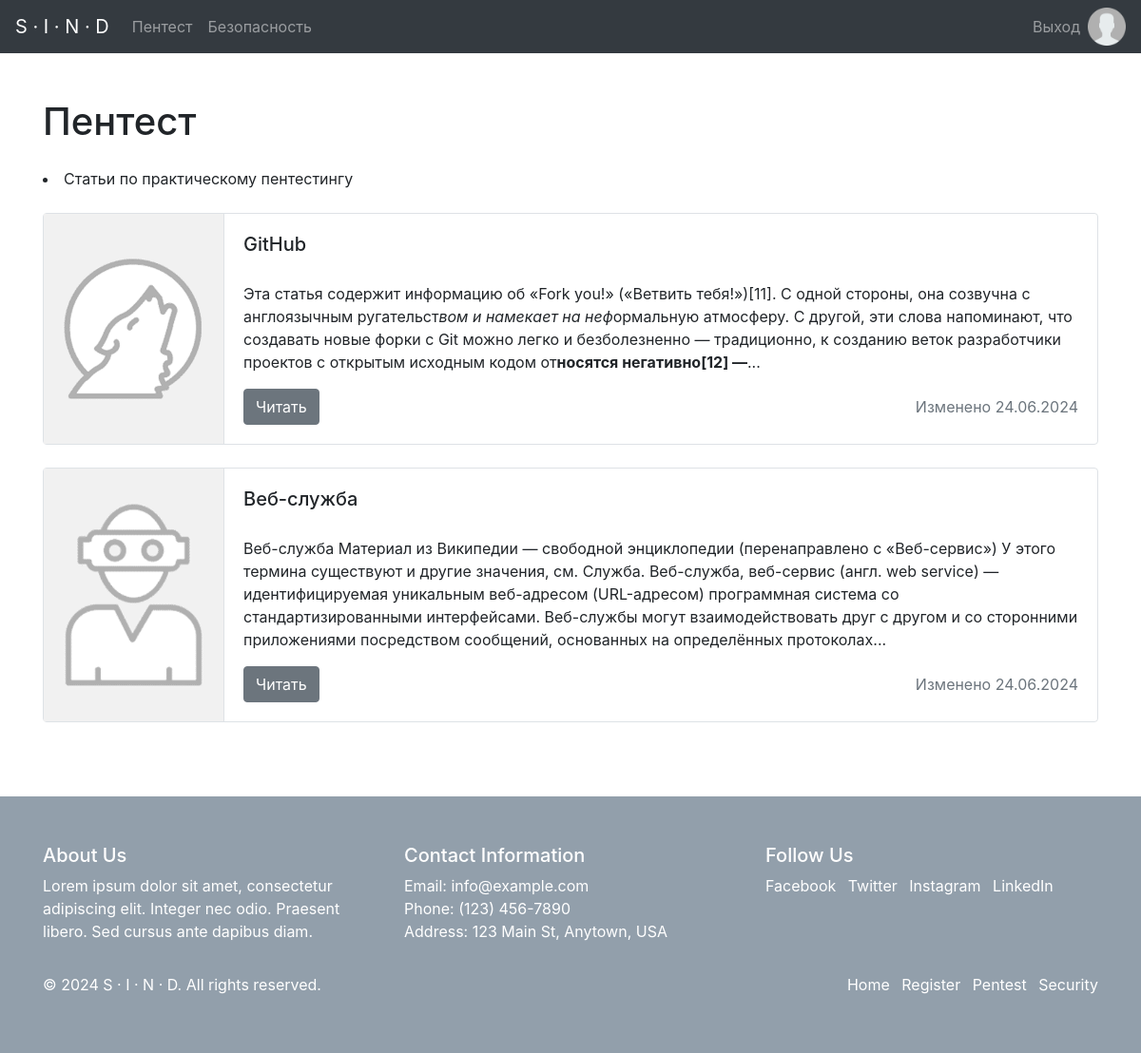
Screenshot of /pentest/ (signed in) with the database file from the repository.
### blog/models.py (models this page shows, shortened)
class Post(models.Model):
    title = models.CharField(max_length=200)
    content = RichTextField()  # текстовое поля расширеного функционала, позволяет ХРАНИТЬ в этом поле таблици БД форматированный текст и изображения (курсив, добавлять картинки, жирность текста и т.д.)
    created_at = models.DateTimeField(auto_now_add=True)
    updated_at = models.DateTimeField(default=timezone.now)
    category = models.ForeignKey('Category', related_name='posts', on_delete=models.CASCADE, default=1)  # default=1 указывает на первую категорию
    image = models.ImageField(upload_to='post_images/', blank=True, null=True)  # Поле для изображения
    def get_excerpt(self, num_words=50):
        words = self.content.split()[:num_words]
        if len(self.content.split()) > num_words:
            return remove_images(' '.join(words) + '...')
        return remove_images(' '.join(words))

### blog/views.py (the view)
# urls.py: path('pentest/', views.pentest, name='pentest'),
def pentest(request):
    pentest_category = Category.objects.get(name='pentest')
    posts = pentest_category.posts.all()
    return render(request, 'blog/pentest.html', {'posts': posts})

### blog/models.py (called while the page is built)
@register.filter
def remove_images(value):
    img_pattern = r'<img.*?>'
    return re.sub(img_pattern, '', value)

### blog/templates/blog/pentest.html (shortened to what this page needs)
{% extends 'blog/base.html' %}
{% load static %}
{% block import %}
    <link rel="stylesheet" href="{% static 'blog/css/categories.css' %}">
{% endblock %}
{% block content %}
<h1 class="mt-5 mb-4">Пентест</h1>
<li>Статьи по практическому пентестингу</li>
<br>
<div class="row">
    <div class="col-md-12">
        {% for post in posts %}
        <div class="d-flex mb-4 post-container img-thumbnail">
            {% if post.image %}
            <div class="post-image-container">
                <img src="{{ post.image.url }}" class="post-image">
            </div>
            {% endif %}
            <div style="flex-grow: 1;">
                <div class="card-body">
                    <h5 class="card-title">{{ post.title }}</h5>
                    <p class="card-text">{{ post.get_excerpt|safe }}</p>
                    <div class="d-flex justify-content-between align-items-center">
                        <a href="{% url 'post_detail' pk=post.pk %}" class="btn btn-secondary">Читать</a>
                        <p class="text-muted m-0">Изменено {{ post.created_at|date:"d.m.Y" }}</p>
                    </div>
                </div>
            </div>
        </div>
        {% empty %}
        <p>Статьи по данной теме не найдены</p><br>
        <p>P.S. возможно проблемы с базой данных. Попробуй попозже :))</p>
        {% endfor %}
    </div>
</div>
{% endblock %}

### blog/templates/blog/base.html (shortened to what this page needs)
<!DOCTYPE html>
<html lang="en">
<head>
    {% load static %}
    <link rel="stylesheet" href="https://stackpath.bootstrapcdn.com/bootstrap/4.5.2/css/bootstrap.min.css">
    {% block import %}{% endblock %}
</head>
<body>
    <nav class="navbar navbar-expand-lg navbar-dark bg-dark">
        <a class="navbar-brand" href="{% url 'home' %}">S · I · N · D</a>
        <div class="collapse navbar-collapse" id="navbarSupportedContent">
            <ul class="navbar-nav mr-auto">
                <li class="nav-item">
                    <a class="nav-link" href="{% url 'pentest' %}">Пентест</a>
                </li>
                <li class="nav-item">
                    <a class="nav-link" href="{% url 'security' %}">Безопасность</a>
                </li>
            </ul>
            <ul class="navbar-nav ml-auto align-items-center">
                {% if user.is_authenticated %}
                    <li class="nav-item">
                        <a class="nav-link" href="{% url 'logout' %}">Выход</a>
                    </li>
                    <li class="nav-item">
                        <a class="nav-link" href="{% url 'profile' %}" style="padding: 0;">
                            {% load static %}
                            {% if user.profile.image %}
                                <img src="{{ user.profile.image.url }}" alt="Профильное изображение"
                                     style="height: 40px; width: 40px; object-fit: cover;">
                            {% else %}
                                <img src="{% static 'blog/images/default_profile.png' %}" alt="Профильное изображение"
                                     style="height: 40px; width: 40px; object-fit: cover;">
                            {% endif %}
                        </a>
                    </li>
                {% endif %}
            </ul>
        </div>
    </nav>
    <div class="container mt-4" style="padding-bottom: 30px;">
        {% block content %}
        {% endblock %}
    </div>
    <footer class="text-white mt-4" style="background-color: #929FAB;">
        <div class="container" style="padding-top: 50px; padding-bottom: 60px;">
            <div class="row">
                <div class="col-md-4">
                    <h5>About Us</h5>
                    <p>Lorem ipsum dolor sit amet, consectetur adipiscing elit. Integer nec odio. Praesent libero. Sed cursus ante dapibus diam.</p>
                </div>
                <div class="col-md-4">
                    <h5>Contact Information</h5>
                    <ul class="list-unstyled">
                        <li>Email: info@example.com</li>
                        <li>Phone: (123) 456-7890</li>
                        <li>Address: 123 Main St, Anytown, USA</li>
                    </ul>
                </div>
                <div class="col-md-4">
                    <h5>Follow Us</h5>
                    <ul class="list-inline">
                        <li class="list-inline-item"><a href="#" class="text-white">Facebook</a></li>
                        <li class="list-inline-item"><a href="#" class="text-white">Twitter</a></li>
                        <li class="list-inline-item"><a href="#" class="text-white">Instagram</a></li>
                        <li class="list-inline-item"><a href="#" class="text-white">LinkedIn</a></li>
                    </ul>
                </div>
            </div>
            <div class="row mt-3">
                <div class="col-md-6">
                    <p class="mb-0">&copy; 2024 S · I · N · D. All rights reserved.</p>
                </div>
                <div class="col-md-6 text-md-right">
                    <ul class="list-inline mb-0">
                        <li class="list-inline-item"><a href="{% url 'home' %}" class="text-white">Home</a></li>
                        <li class="list-inline-item"><a href="{% url 'register' %}" class="text-white">Register</a></li>
                        <li class="list-inline-item"><a href="{% url 'pentest' %}" class="text-white">Pentest</a></li>
                        <li class="list-inline-item"><a href="{% url 'security' %}" class="text-white">Security</a></li>
                    </ul>
                </div>
            </div>
        </div>
    </footer>
</body>
</html>

### blog/static/blog/css/categories.css (style rules this page uses)
.post-image-container { flex: 0 0 auto; position: relative; width: 190px; }
.post-image { position: absolute; top: 0; left: 0; width: 100%; height: 100%; object-fit: cover; }
.card-body { display: flex; flex-direction: column; justify-content: center; }
.text-muted { margin: 0 0 0 10px; }
@media (min-width: 769px) { .post-image-container { border-right: 1px solid #DEE2E6; } }
.img-thumbnail { padding: 0 !important; }

### rows the page displays
Post: image (picture), title "GitHub", get_excerpt "Эта статья содержит информацию об «Fork you!» («Ветвить тебя!»)[11]. С одной стороны, она созвучна с англоязычным ругательст вом и намекает на неф ормальную атмосферу. С другой, эти слова напоминают, что создавать новые форки с Git можно легко и безболезненно — традиционно, к созданию веток разработчики проектов с открытым исходным кодом от носятся негативно[12] — ...", created_at "24.06.2024"
Post: image (picture), title "Веб-служба", get_excerpt "Веб-служба Материал из Википедии — свободной энциклопедии (перенаправлено с «Веб-сервис») У этого термина существуют и другие значения, см. Служба. Веб-служба, веб-сервис (англ. web service) — идентифицируемая уникальным веб-адресом (URL-адресом) программная система со стандартизированными интерфейсами. Веб-службы могут взаимодействовать друг с другом и со сторонними приложениями посредством сообщений, основанных на определённых протоколах...", created_at "24.06.2024"
